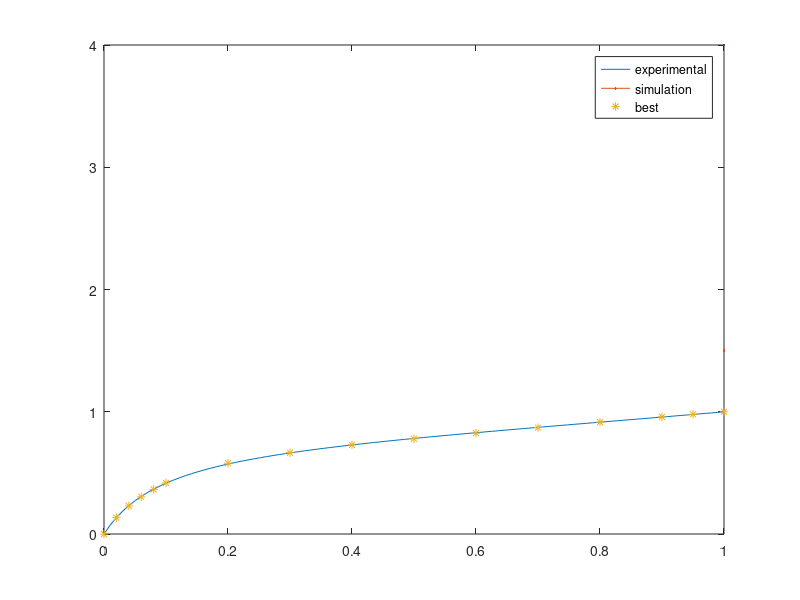

Reproduce this figure in MATLAB. (Note: this script raises an error after producing the figure.)
clc
clear all
format shortG

%% Que 1
%%

%given data
x = [0 0.02 0.04 0.06 0.08 0.10 0.20 0.30 0.40 0.50 0.60 0.70 0.80 0.90 0.95 1.0];
y = [0 0.134 0.23 0.304 0.365 0.418 0.579 0.665 0.729 0.779 0.825 0.87 0.915 0.958 0.979 1];

%% 1
curve_fun = @(a,x) (a(1).*x)./(1 + a(2).*x +a(3).*(x.^2));
a_ig = [0,0,0];
a = lsqcurvefit(curve_fun,a_ig,x,y);

f_curve = @(x) a(1).*x./(1 + a(2).*x + a(3).*(x.^2));
X = linspace(0,1,100);

figure
plot(X,f_curve(X), LineWidth=1.5);
hold on
plot(x,y,marker = "*",MarkerSize=4)
legend('experimental','simulation', Location='best');
title('Equilibrium Curve',FontWeight='normal');
xlabel('X'); ylabel('Y');
grid minor
axis auto
hold off

%% 3

%overall mass balance
eq1 = [1 1 ; 0.97 0.02];
eq2 = [450; 190];
sol = linsolve(eq1,eq2);
D = sol(1); W = sol(2); %kmol/hr

%% 4,5,6,7,8

%Feed
zf=0.45 ; F=500 ; q=0.8;

%Distilate
xd=0.97; xw=0.2;

%Side stream 
S=50; xs=0.70; qs=1;

%Point of contact
feed_intr = fsolve(@feed_eq, [1 1]); %poc of eqbm curve and feed line
stream_intr=(f_curve(0.7)); %poc of eqbm curve and stream line

%Feed Line
feed_x = linspace(0.45,feed_intr(1),100); %x of feed line
feed_y = feed_x.*(q./(q-1))-zf./(q-1); %y of feed line

%Side-Stream line
stream_x = linspace(0.7,0.7,100); %x of stream line
stream_y = linspace(0.70,stream_intr(1),100); %y of stream line

%Pinch point
Pinch_p=[0.7,stream_intr];

%Reflux ratio
eq3 = @(a) a./(a+1)-(0.97-stream_intr)./(0.27);
rr_min = fsolve(eq3,1);
rr_actual = 2.5*rr_min;

%actual liquid & vapor flow rates
%Section I
x4 = linspace(0.7,0.97,100);
L1 = rr_actual*D;
V1 = (rr_actual+1)*D;
m1 = L1/V1;
y4 = m1.*(x4-xd)+xd; %operating line for section 1
y1_intr = y4(1);
x1_intr = x4(1);

%Section II
L2 = L1-50;
V2 = V1;
m2 = L2/V2;
A1 = [q/(q-1) -1; m2 -1];
B1 = [(zf/(q-1)) ; (m2*x1_intr-y1_intr)];
sol_2 = linsolve(A1,B1);
x2_intr = sol_2(1);
y2_intr = sol_2(2);
x2 = linspace(x2_intr,0.7,100);
y2 = m2.*(x2-x1_intr)+y1_intr; %operating line for section 2

%Section III
x3 = linspace(xw,x2_intr,100);
L3 = L2 + 500*q;
V3 = V2 - 500*(1-q);
m3 = L3/V3;
y3 = m3.*(x3-xw)+xw; %operating line for section 3

figure
plot(X,f_curve(X),'--k',LineWidth=1.5)
hold on

plot(xd, xd, 'o', MarkerFaceColor='red', MarkerSize=6)
plot(xw, xw, 'o', MarkerFaceColor='magenta', MarkerSize=6)
plot(xs, xs, 'o', MarkerFaceColor='cyan', MarkerSize=6)
plot(zf, zf, 'o', MarkerFaceColor='blue', MarkerSize=6)

plot(X,X,'--b',linewidth=1.5)
plot(feed_x, feed_y,LineWidth=1.5) %feed line eqn
plot(stream_x,stream_y,LineWidth=1.5) %part 5 side stream line eqn

plot(Pinch_p(1), Pinch_p(2), 'o', MarkerFaceColor='green', MarkerSize=6)

plot(x4,y4,LineWidth=1.5) %op line for sec 1
plot(x2,y2,LineWidth=1.5) %op line for sec 2
plot(x3,y3,LineWidth=1.5) %op line for sec 3

%% 9

y_old = xd;
fun = @(x) (y_old - a(1)*x/(1+a(2)*x+a(3)*x^2));
x_old = fsolve(fun,xd);
plot([xd x_old],[y_old y_old],'--b',LineWidth=1)
hold on
i=1;

while (y_old >= xw)
    y_new = y_old;
    fun2 = @(x1) (-y_old+ q/(q-1)*x1-zf/(q-1));
    x4 = fsolve(fun2,0.5);
    y4 = rr_actual/(rr_actual+1)*xs + xd/(rr_actual+1);
    
    if (x_old > xs)
       y_old = rr_actual/(rr_actual+1)*x_old + xd/(rr_actual+1);
       plot([x_old x_old],[y_old y_new],'--r',LineWidth=1)
       i=i+1;
    end
    
    if (x_old <= xs && x_old > x4 && xw-L3/V3*(xw-x_old)>q/(q-1)*x_old-zf/(q-1))
        y_old = y4-L2/V2*(xs-x_old);
        plot([x_old x_old],[y_old y_new],'--r',LineWidth=1)
        i=i+1;
    end
    
    if (x_old <= x4 || xw-L3/V3*(xw-x_old) <= q/(q-1)*x_old-zf/(q-1))
        y_old = xw-L3/V3*(xw-x_old);
        plot([x_old x_old],[y_old y_new],'--r',LineWidth=1)
        i=i+1;
    end
    x_new=x_old;
    fun3 = @(x) (y_old - a(1)*x/(1+a(2)*x + a(3)*x^2));
    x_old=fsolve(fun3,x_new);
    plot([x_new x_old],[y_old y_old],'--m',LineWidth=1); 
end

xlabel('X'); ylabel('Y');
title('Equilibrium Curve of Distillation Column',FontWeight='normal')
legend('Eqbm curve','D','W','S','F','y=x line','feed line','side-stream line','Pinch Point','op line 1','op line 2', 'op line 3',location='southeast');
grid minor
hold off

% Number of plates
N = i+(y_new-xw)/(y_new-y_old)
